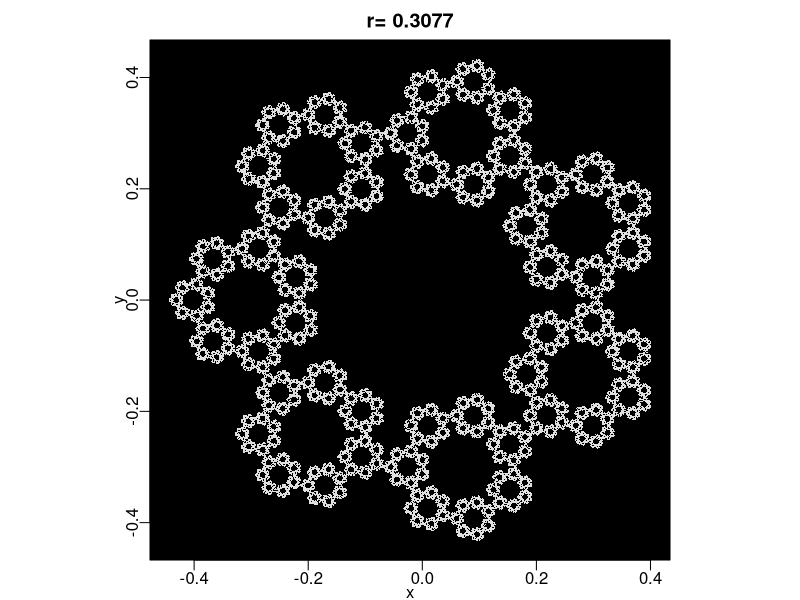

Here is the R script that generated this plot:
phi=1/2+sqrt(5)/2
rlist=list(r3=1/2, r4=sqrt(2)-1, r5=1-1/phi, r6=1/3, r7=cos(2*pi/7)/2, r8=1-1/sqrt(2), r9=2-sqrt(3))

n=100000
m=7
zm=polyroot(c(1,rep(0,(m-1)),1))
z0=0+0i
r=.3077
zbox=rep(NA,n)
z=z0
for(j in 1:n) {
  rand=runif(1, min = 0, max=1)
  if(rand<1/m) {
    z=(zm[1]+z)*r
    zbox[j]=z
  } else if(rand>(m-1)/m){
    z=(zm[m]+z)*r
    zbox[j]=z
  } else{
    for(k in (1:(m-2))) {
      if(rand>k/m && rand < (k+1)/m){
        z=(zm[k+1]+z)*r
        zbox[j]=z
      }
    }
  }
}
par(mar=c(2,2,2,1), mgp=c(1.1,.4,0), pty="s")
plot(tail(zbox,-5), pch=16, cex=1/3, col="darkblue", xlab="x", ylab="y", main=paste("r=", r))
rect(par("usr")[1],par("usr")[3],par("usr")[2],par("usr")[4],col = "black")
points(tail(zbox,-5), pch=".",  col="gray88")
points(zm,pch=16, col="red")